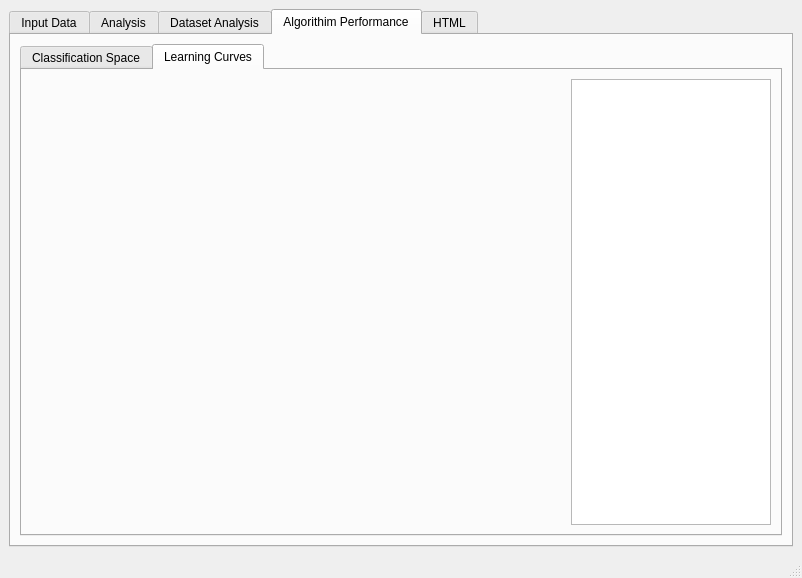
<?xml version="1.0" encoding="UTF-8"?>
<ui version="4.0">
 <class>MainWindow</class>
 <widget class="QMainWindow" name="MainWindow">
  <property name="geometry">
   <rect>
    <x>0</x>
    <y>0</y>
    <width>802</width>
    <height>578</height>
   </rect>
  </property>
  <property name="windowTitle">
   <string>DAGR</string>
  </property>
  <widget class="QWidget" name="centralwidget">
   <layout class="QHBoxLayout" name="horizontalLayout">
    <item>
     <widget class="QTabWidget" name="tabWidget">
      <property name="autoFillBackground">
       <bool>false</bool>
      </property>
      <property name="currentIndex">
       <number>3</number>
      </property>
      <widget class="QWidget" name="tab_7">
       <attribute name="title">
        <string>Input Data</string>
       </attribute>
       <widget class="QRadioButton" name="radioButton">
        <property name="geometry">
         <rect>
          <x>40</x>
          <y>30</y>
          <width>141</width>
          <height>17</height>
         </rect>
        </property>
        <property name="text">
         <string>Contrived Dataset</string>
        </property>
       </widget>
       <widget class="QRadioButton" name="radioButton_2">
        <property name="geometry">
         <rect>
          <x>40</x>
          <y>60</y>
          <width>121</width>
          <height>17</height>
         </rect>
        </property>
        <property name="text">
         <string>Existing Dataset</string>
        </property>
       </widget>
      </widget>
      <widget class="QWidget" name="tab_6">
       <attribute name="title">
        <string>Analysis</string>
       </attribute>
       <widget class="QGroupBox" name="groupBox">
        <property name="geometry">
         <rect>
          <x>20</x>
          <y>20</y>
          <width>161</width>
          <height>142</height>
         </rect>
        </property>
        <property name="title">
         <string>Dataset Attributes</string>
        </property>
        <layout class="QVBoxLayout" name="verticalLayout">
         <item>
          <widget class="QCheckBox" name="cb_dataset_attributes_all">
           <property name="text">
            <string>All</string>
           </property>
          </widget>
         </item>
         <item>
          <widget class="QCheckBox" name="cb_feature_box_and_whisker">
           <property name="text">
            <string>Feature Box and  Whisker</string>
           </property>
          </widget>
         </item>
         <item>
          <widget class="QCheckBox" name="cb_correlation_matrix">
           <property name="text">
            <string>Correlation Matrix</string>
           </property>
          </widget>
         </item>
         <item>
          <widget class="QCheckBox" name="cb_feature_histogram">
           <property name="text">
            <string>Feature Histograms</string>
           </property>
          </widget>
         </item>
         <item>
          <widget class="QCheckBox" name="cb_raw_features">
           <property name="text">
            <string>Raw Features</string>
           </property>
          </widget>
         </item>
         <item>
          <widget class="QCheckBox" name="cb_scatter_matrix">
           <property name="text">
            <string>Scatter Matrix</string>
           </property>
          </widget>
         </item>
        </layout>
       </widget>
       <widget class="QGroupBox" name="groupBox_2">
        <property name="geometry">
         <rect>
          <x>240</x>
          <y>20</y>
          <width>153</width>
          <height>257</height>
         </rect>
        </property>
        <property name="title">
         <string>Machine Learning Algorithims</string>
        </property>
        <layout class="QVBoxLayout" name="verticalLayout_2">
         <item>
          <widget class="QCheckBox" name="cb_mla_all">
           <property name="text">
            <string>All</string>
           </property>
          </widget>
         </item>
         <item>
          <widget class="QCheckBox" name="cb_adaboost">
           <property name="text">
            <string>AdaBoost</string>
           </property>
          </widget>
         </item>
         <item>
          <widget class="QCheckBox" name="cb_dtc">
           <property name="text">
            <string>Decision Tree Classifier</string>
           </property>
          </widget>
         </item>
         <item>
          <widget class="QCheckBox" name="cb_gaussian_process">
           <property name="text">
            <string>Gaussian Process</string>
           </property>
          </widget>
         </item>
         <item>
          <widget class="QCheckBox" name="cb_linear_svm">
           <property name="text">
            <string>Linear SVM</string>
           </property>
          </widget>
         </item>
         <item>
          <widget class="QCheckBox" name="cb_naive_bayes">
           <property name="text">
            <string>Naive Bayes</string>
           </property>
          </widget>
         </item>
         <item>
          <widget class="QCheckBox" name="cb_nearest_neighbors">
           <property name="text">
            <string>Nearest Neighbors</string>
           </property>
          </widget>
         </item>
         <item>
          <widget class="QCheckBox" name="cb_neural_network">
           <property name="text">
            <string>Neural Network</string>
           </property>
          </widget>
         </item>
         <item>
          <widget class="QCheckBox" name="cb_qda">
           <property name="text">
            <string>QDA</string>
           </property>
          </widget>
         </item>
         <item>
          <widget class="QCheckBox" name="cb_random_forest">
           <property name="text">
            <string>Random Forest</string>
           </property>
          </widget>
         </item>
         <item>
          <widget class="QCheckBox" name="cb_rbf_svm">
           <property name="text">
            <string>RBF SVM</string>
           </property>
          </widget>
         </item>
        </layout>
       </widget>
       <widget class="QPushButton" name="pb_begin_analysis">
        <property name="geometry">
         <rect>
          <x>610</x>
          <y>440</y>
          <width>141</width>
          <height>41</height>
         </rect>
        </property>
        <property name="text">
         <string>Begin Analysis</string>
        </property>
       </widget>
       <widget class="QProgressBar" name="dataset_prog">
        <property name="geometry">
         <rect>
          <x>20</x>
          <y>170</y>
          <width>201</width>
          <height>21</height>
         </rect>
        </property>
        <property name="value">
         <number>0</number>
        </property>
       </widget>
       <widget class="QProgressBar" name="algorithim_prog">
        <property name="geometry">
         <rect>
          <x>240</x>
          <y>280</y>
          <width>191</width>
          <height>21</height>
         </rect>
        </property>
        <property name="value">
         <number>0</number>
        </property>
       </widget>
       <widget class="QGroupBox" name="groupBox_3">
        <property name="geometry">
         <rect>
          <x>450</x>
          <y>20</y>
          <width>311</width>
          <height>391</height>
         </rect>
        </property>
        <property name="title">
         <string>Console</string>
        </property>
        <layout class="QGridLayout" name="gridLayout_2">
         <item row="0" column="0">
          <widget class="QTextBrowser" name="textBrowser"/>
         </item>
        </layout>
       </widget>
      </widget>
      <widget class="QWidget" name="tab_5">
       <attribute name="title">
        <string>Dataset Analysis</string>
       </attribute>
       <layout class="QHBoxLayout" name="horizontalLayout_2">
        <item>
         <widget class="QWidget" name="dataset_mpl_window" native="true">
          <property name="sizePolicy">
           <sizepolicy hsizetype="Expanding" vsizetype="Preferred">
            <horstretch>0</horstretch>
            <verstretch>0</verstretch>
           </sizepolicy>
          </property>
          <layout class="QVBoxLayout" name="dataset_mplvl"/>
         </widget>
        </item>
        <item>
         <widget class="QListWidget" name="dataset_mpl_figs">
          <property name="sizePolicy">
           <sizepolicy hsizetype="Fixed" vsizetype="Expanding">
            <horstretch>0</horstretch>
            <verstretch>0</verstretch>
           </sizepolicy>
          </property>
          <property name="maximumSize">
           <size>
            <width>200</width>
            <height>16777215</height>
           </size>
          </property>
         </widget>
        </item>
       </layout>
      </widget>
      <widget class="QWidget" name="tab_8">
       <attribute name="title">
        <string>Algorithim Performance</string>
       </attribute>
       <layout class="QGridLayout" name="gridLayout_3">
        <item row="0" column="0">
         <widget class="QTabWidget" name="tabWidget_2">
          <property name="currentIndex">
           <number>1</number>
          </property>
          <widget class="QWidget" name="tab">
           <attribute name="title">
            <string>Classification Space</string>
           </attribute>
           <layout class="QHBoxLayout" name="horizontalLayout_3">
            <item>
             <widget class="QWidget" name="algorithim_mpl_window" native="true">
              <layout class="QVBoxLayout" name="algorithim_mplvl"/>
             </widget>
            </item>
            <item>
             <widget class="QListWidget" name="algorithim_mpl_figs">
              <property name="sizePolicy">
               <sizepolicy hsizetype="Fixed" vsizetype="Expanding">
                <horstretch>0</horstretch>
                <verstretch>0</verstretch>
               </sizepolicy>
              </property>
              <property name="maximumSize">
               <size>
                <width>200</width>
                <height>16777215</height>
               </size>
              </property>
             </widget>
            </item>
           </layout>
          </widget>
          <widget class="QWidget" name="tab_2">
           <attribute name="title">
            <string>Learning Curves</string>
           </attribute>
           <layout class="QHBoxLayout" name="horizontalLayout_4">
            <item>
             <widget class="QWidget" name="learning_curve_mpl_window" native="true">
              <layout class="QVBoxLayout" name="learning_curve_mplvl"/>
             </widget>
            </item>
            <item>
             <widget class="QListWidget" name="learning_curve_mpl_figs">
              <property name="sizePolicy">
               <sizepolicy hsizetype="Fixed" vsizetype="Expanding">
                <horstretch>0</horstretch>
                <verstretch>0</verstretch>
               </sizepolicy>
              </property>
              <property name="maximumSize">
               <size>
                <width>200</width>
                <height>16777215</height>
               </size>
              </property>
             </widget>
            </item>
           </layout>
          </widget>
         </widget>
        </item>
       </layout>
      </widget>
      <widget class="QWidget" name="tab_9">
       <attribute name="title">
        <string>HTML</string>
       </attribute>
       <layout class="QGridLayout" name="gridLayout"/>
      </widget>
     </widget>
    </item>
   </layout>
  </widget>
  <widget class="QMenuBar" name="menubar">
   <property name="geometry">
    <rect>
     <x>0</x>
     <y>0</y>
     <width>802</width>
     <height>21</height>
    </rect>
   </property>
  </widget>
  <widget class="QStatusBar" name="statusbar"/>
 </widget>
 <resources/>
 <connections>
  <connection>
   <sender>cb_dataset_attributes_all</sender>
   <signal>toggled(bool)</signal>
   <receiver>cb_feature_box_and_whisker</receiver>
   <slot>setChecked(bool)</slot>
   <hints>
    <hint type="sourcelabel">
     <x>65</x>
     <y>100</y>
    </hint>
    <hint type="destinationlabel">
     <x>73</x>
     <y>122</y>
    </hint>
   </hints>
  </connection>
  <connection>
   <sender>cb_dataset_attributes_all</sender>
   <signal>toggled(bool)</signal>
   <receiver>cb_correlation_matrix</receiver>
   <slot>setChecked(bool)</slot>
   <hints>
    <hint type="sourcelabel">
     <x>93</x>
     <y>100</y>
    </hint>
    <hint type="destinationlabel">
     <x>102</x>
     <y>142</y>
    </hint>
   </hints>
  </connection>
  <connection>
   <sender>cb_dataset_attributes_all</sender>
   <signal>toggled(bool)</signal>
   <receiver>cb_feature_histogram</receiver>
   <slot>setChecked(bool)</slot>
   <hints>
    <hint type="sourcelabel">
     <x>141</x>
     <y>104</y>
    </hint>
    <hint type="destinationlabel">
     <x>132</x>
     <y>161</y>
    </hint>
   </hints>
  </connection>
  <connection>
   <sender>cb_dataset_attributes_all</sender>
   <signal>toggled(bool)</signal>
   <receiver>cb_raw_features</receiver>
   <slot>setChecked(bool)</slot>
   <hints>
    <hint type="sourcelabel">
     <x>150</x>
     <y>104</y>
    </hint>
    <hint type="destinationlabel">
     <x>124</x>
     <y>183</y>
    </hint>
   </hints>
  </connection>
  <connection>
   <sender>cb_dataset_attributes_all</sender>
   <signal>toggled(bool)</signal>
   <receiver>cb_scatter_matrix</receiver>
   <slot>setChecked(bool)</slot>
   <hints>
    <hint type="sourcelabel">
     <x>159</x>
     <y>104</y>
    </hint>
    <hint type="destinationlabel">
     <x>110</x>
     <y>202</y>
    </hint>
   </hints>
  </connection>
  <connection>
   <sender>cb_mla_all</sender>
   <signal>toggled(bool)</signal>
   <receiver>cb_adaboost</receiver>
   <slot>setChecked(bool)</slot>
   <hints>
    <hint type="sourcelabel">
     <x>247</x>
     <y>100</y>
    </hint>
    <hint type="destinationlabel">
     <x>253</x>
     <y>126</y>
    </hint>
   </hints>
  </connection>
  <connection>
   <sender>cb_mla_all</sender>
   <signal>toggled(bool)</signal>
   <receiver>cb_dtc</receiver>
   <slot>setChecked(bool)</slot>
   <hints>
    <hint type="sourcelabel">
     <x>271</x>
     <y>102</y>
    </hint>
    <hint type="destinationlabel">
     <x>279</x>
     <y>145</y>
    </hint>
   </hints>
  </connection>
  <connection>
   <sender>cb_mla_all</sender>
   <signal>toggled(bool)</signal>
   <receiver>cb_gaussian_process</receiver>
   <slot>setChecked(bool)</slot>
   <hints>
    <hint type="sourcelabel">
     <x>305</x>
     <y>106</y>
    </hint>
    <hint type="destinationlabel">
     <x>305</x>
     <y>165</y>
    </hint>
   </hints>
  </connection>
  <connection>
   <sender>cb_mla_all</sender>
   <signal>toggled(bool)</signal>
   <receiver>cb_linear_svm</receiver>
   <slot>setChecked(bool)</slot>
   <hints>
    <hint type="sourcelabel">
     <x>329</x>
     <y>102</y>
    </hint>
    <hint type="destinationlabel">
     <x>324</x>
     <y>188</y>
    </hint>
   </hints>
  </connection>
  <connection>
   <sender>cb_mla_all</sender>
   <signal>toggled(bool)</signal>
   <receiver>cb_naive_bayes</receiver>
   <slot>setChecked(bool)</slot>
   <hints>
    <hint type="sourcelabel">
     <x>340</x>
     <y>104</y>
    </hint>
    <hint type="destinationlabel">
     <x>336</x>
     <y>209</y>
    </hint>
   </hints>
  </connection>
  <connection>
   <sender>cb_mla_all</sender>
   <signal>toggled(bool)</signal>
   <receiver>cb_nearest_neighbors</receiver>
   <slot>setChecked(bool)</slot>
   <hints>
    <hint type="sourcelabel">
     <x>293</x>
     <y>103</y>
    </hint>
    <hint type="destinationlabel">
     <x>276</x>
     <y>232</y>
    </hint>
   </hints>
  </connection>
  <connection>
   <sender>cb_mla_all</sender>
   <signal>toggled(bool)</signal>
   <receiver>cb_neural_network</receiver>
   <slot>setChecked(bool)</slot>
   <hints>
    <hint type="sourcelabel">
     <x>265</x>
     <y>102</y>
    </hint>
    <hint type="destinationlabel">
     <x>261</x>
     <y>252</y>
    </hint>
   </hints>
  </connection>
  <connection>
   <sender>cb_mla_all</sender>
   <signal>toggled(bool)</signal>
   <receiver>cb_qda</receiver>
   <slot>setChecked(bool)</slot>
   <hints>
    <hint type="sourcelabel">
     <x>294</x>
     <y>104</y>
    </hint>
    <hint type="destinationlabel">
     <x>288</x>
     <y>271</y>
    </hint>
   </hints>
  </connection>
  <connection>
   <sender>cb_mla_all</sender>
   <signal>toggled(bool)</signal>
   <receiver>cb_random_forest</receiver>
   <slot>setChecked(bool)</slot>
   <hints>
    <hint type="sourcelabel">
     <x>235</x>
     <y>109</y>
    </hint>
    <hint type="destinationlabel">
     <x>235</x>
     <y>292</y>
    </hint>
   </hints>
  </connection>
  <connection>
   <sender>cb_mla_all</sender>
   <signal>toggled(bool)</signal>
   <receiver>cb_random_forest</receiver>
   <slot>setChecked(bool)</slot>
   <hints>
    <hint type="sourcelabel">
     <x>350</x>
     <y>105</y>
    </hint>
    <hint type="destinationlabel">
     <x>343</x>
     <y>292</y>
    </hint>
   </hints>
  </connection>
  <connection>
   <sender>cb_mla_all</sender>
   <signal>toggled(bool)</signal>
   <receiver>cb_rbf_svm</receiver>
   <slot>setChecked(bool)</slot>
   <hints>
    <hint type="sourcelabel">
     <x>315</x>
     <y>105</y>
    </hint>
    <hint type="destinationlabel">
     <x>302</x>
     <y>314</y>
    </hint>
   </hints>
  </connection>
 </connections>
</ui>
